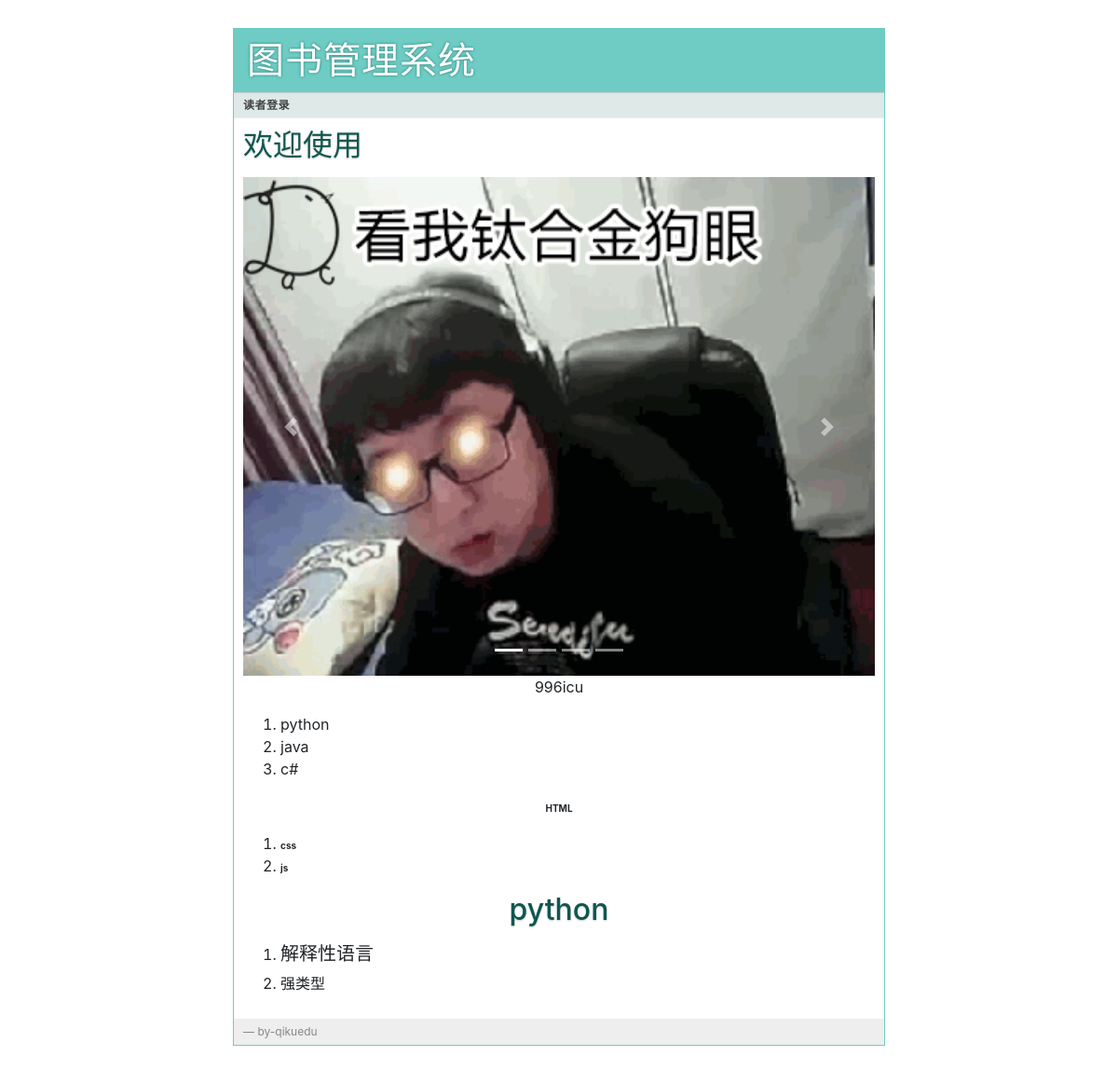
The page / on the database its author committed.
### booklibrary/models.py (models this page shows, shortened)
class Hotpic(models.Model):
    name = models.CharField(max_length=20)
    index = models.SmallIntegerField(unique=True)
    pic = models.ImageField(upload_to='hotpic')

class Message(models.Model):
    title = models.CharField(max_length=30)
    message = HTMLField()

### booklibrary/views.py (the view)
# urls.py: url(r'^$',views.index,name='index'),
def index(request):
    hotpics = Hotpic.objects.all().order_by('index')
    messages = Message.objects.all()
    return render(request,'booklibrary/index.html',{'hotpics':hotpics,'messages':messages})

### templates/booklibrary/index.html (shortened to what this page needs)
{% extends "booklibrary/layout.html" %}
{% block link %}
  <a href="{% url 'booklibrary:login' %}">读者登录 </a>
{% endblock %}
{% block body %}
  <h2>欢迎使用</h2>
<div id="carouselExampleIndicators" class="carousel slide" data-ride="carousel">
   <ol class="carousel-indicators">
     {% for i in hotpics %}
     {% if i.index == 1 %}
    <li data-target="#carouselExampleIndicators" data-slide-to="0" class="active"></li>
     {% else %}
     <li data-target="#carouselExampleIndicators" data-slide-to="1"></li>
     {% endif %}
     {% endfor %}
  </ol>
  <div class="carousel-inner">
    {% for pic in hotpics %}
    {% if pic.index == 1 %}
    <div class="carousel-item active">
      <img class="d-block w-100" src="/static/media/{{pic.pic.url}}" alt="">
    </div>
    {% else %}
    <div class="carousel-item ">
      <img class="d-block w-100" src="/static/media/{{pic.pic.url}}" alt="First slide">
    </div>
    {% endif %}
    {% endfor %}
  </div>
  <a class="carousel-control-prev" href="#carouselExampleIndicators" role="button" data-slide="prev">
    <span class="carousel-control-prev-icon" aria-hidden="true"></span>
  </a>
  <a class="carousel-control-next" href="#carouselExampleIndicators" role="button" data-slide="next">
    <span class="carousel-control-next-icon" aria-hidden="true"></span>
  </a>
</div>
<div>
    {% for message in messages %}
        {{message.message|safe}}
    {% endfor %}
</div>
{% endblock %}

### templates/booklibrary/layout.html (shortened to what this page needs)
<!doctype html>
<link rel=stylesheet type=text/css href="/static/css/style.css">
<link rel="stylesheet" href="https://cdn.bootcss.com/bootstrap/4.0.0/css/bootstrap.min.css" >
<div class=page>
  <h1>图书管理系统</h1>
  <div class=navigation>
    {% block link %}{% endblock %}
  </div>
  <div class=body>
    {% block body %}{% endblock %}
   </div>
  <div class=footer>
     &mdash; by-qikuedu
  </div>
</div>

### static/css/style.css (style rules this page uses)
a { color: #26776F; }
div.page { background: white; border: 1px solid #6ECCC4; width: 700px; margin: 30px auto; }
div.page h1 { background: #6ECCC4; margin: 0; padding: 10px 14px; color: white; letter-spacing: 1px; text-shadow: 0 0 3px #24776F; font-weight: normal; }
div.page div.navigation { background: #DEE9E8; padding: 4px 10px; border-top: 1px solid #ccc; border-bottom: 1px solid #eee; color: #888; font-size: 12px; letter-spacing: 0.5px; }
div.page div.navigation a { color: #444; font-weight: bold; }
div.page h2 { margin: 0 0 15px 0; color: #105751; text-shadow: 0 1px 2px #ccc; }
div.page div.body { padding: 10px; }
div.page div.footer { background: #eee; color: #888; padding: 5px 10px; font-size: 12px; }

### rows shown on the page
Hotpic: index 1 (drawn), pic (picture)
Message: message "996icu python java c#"
Message: message "HTML css js"
Message: message "python 解释性语言 强类型"
